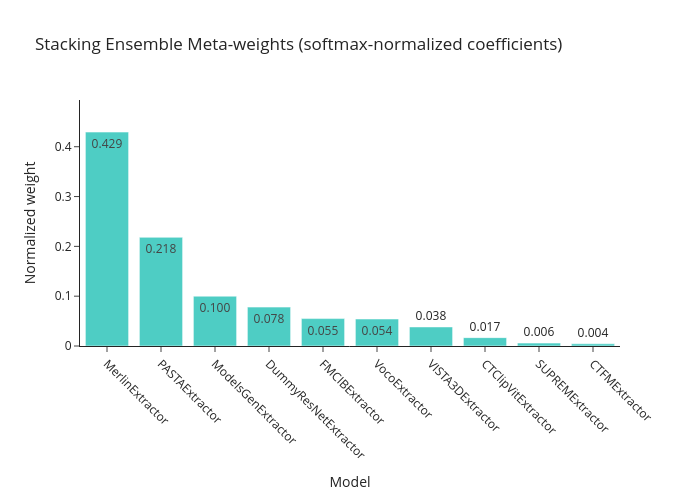

Source (notebook cell):
### Code cell
# Visualize meta-learner weights from the last stacking run
if last_stacking_model is None:
    raise RuntimeError("Run the stacking ensemble cell before visualizing weights.")

meta_model = last_stacking_model['meta_model']
model_list = last_stacking_model['model_list']
coef = meta_model.coef_.mean(axis=0)

n_models = len(model_list)
cols_per_model = coef.shape[0] // n_models if n_models else 0

weight_rows = []
for idx, name in enumerate(model_list):
    start = idx * cols_per_model
    end = start + cols_per_model
    block = coef[start:end]
    weight_rows.append({
        "model": name,
        "meta_weight": float(np.mean(block))
    })

weight_df = pd.DataFrame(weight_rows)
weight_df['normalized'] = np.exp(weight_df['meta_weight']) / np.exp(weight_df['meta_weight']).sum()
weight_df = weight_df.sort_values('normalized', ascending=False)

fig = go.Figure()
fig.add_trace(go.Bar(
    x=weight_df['model'],
    y=weight_df['normalized'],
    marker_color='#4ECDC4',
    text=[f"{w:.3f}" for w in weight_df['normalized']],
    textposition='auto'
))
fig.update_layout(
    title='Stacking Ensemble Meta-weights (softmax-normalized coefficients)',
    xaxis_title='Model',
    yaxis_title='Normalized weight',
    height=500,
    width=700,
    template='simple_white',
    xaxis_tickangle=45,
)
fig.update_yaxes(range=[0, weight_df['normalized'].max() * 1.15])

fig.show()

print("Raw meta coefficients (per-model mean):")
print(weight_df[['model', 'meta_weight']].to_string(index=False))

### Figure 1 — Plotly figure (JSON) as saved in the notebook; plotly's stock layout.template omitted (floating-point values rounded to 4 significant figures)
{"data": [{"marker": {"color": "#4ECDC4"}, "text": ["0.429", "0.218", "0.100", "0.078", "0.055", "0.054", "0.038", "0.017", "0.006", "0.004"], "textposition": "auto", "type": "bar", "x": ["MerlinExtractor", "PASTAExtractor", "ModelsGenExtractor", "DummyResNetExtractor", "FMCIBExtractor", "VocoExtractor", "VISTA3DExtractor", "CTClipVitExtractor", "SUPREMExtractor", "CTFMExtractor"], "y": [0.4294, 0.2181, 0.09997, 0.07806, 0.05504, 0.05414, 0.03823, 0.01678, 0.005831, 0.00442]}], "layout": {"height": 500, "title": {"text": "Stacking Ensemble Meta-weights (softmax-normalized coefficients)"}, "width": 700, "xaxis": {"tickangle": 45, "title": {"text": "Model"}}, "yaxis": {"range": [0, 0.4938], "title": {"text": "Normalized weight"}}}}
